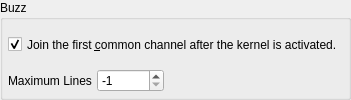
            <widget class="QGroupBox" name="groupBox">
             <property name="title">
              <string>Buzz</string>
             </property>
             <layout class="QVBoxLayout" name="verticalLayout_2">
              <property name="spacing">
               <number>5</number>
              </property>
              <property name="leftMargin">
               <number>5</number>
              </property>
              <property name="topMargin">
               <number>5</number>
              </property>
              <property name="rightMargin">
               <number>5</number>
              </property>
              <property name="bottomMargin">
               <number>5</number>
              </property>
              <item>
               <widget class="QCheckBox" name="buzzAutoJoin">
                <property name="sizePolicy">
                 <sizepolicy hsizetype="Minimum" vsizetype="Preferred">
                  <horstretch>0</horstretch>
                  <verstretch>0</verstretch>
                 </sizepolicy>
                </property>
                <property name="text">
                 <string>Join the first &amp;common channel after the kernel is activated.</string>
                </property>
                <property name="checked">
                 <bool>true</bool>
                </property>
               </widget>
              </item>
              <item>
               <layout class="QHBoxLayout" name="horizontalLayout_17">
                <item>
                 <widget class="QLabel" name="label_30">
                  <property name="text">
                   <string>Maximum Lines</string>
                  </property>
                 </widget>
                </item>
                <item>
                 <widget class="QSpinBox" name="buzz_maximum_lines">
                  <property name="minimum">
                   <number>-1</number>
                  </property>
                  <property name="maximum">
                   <number>999999999</number>
                  </property>
                  <property name="value">
                   <number>-1</number>
                  </property>
                 </widget>
                </item>
                <item>
                 <spacer name="horizontalSpacer_8">
                  <property name="orientation">
                   <enum>Qt::Horizontal</enum>
                  </property>
                  <property name="sizeHint" stdset="0">
                   <size>
                    <width>40</width>
                    <height>20</height>
                   </size>
                  </property>
                 </spacer>
                </item>
               </layout>
              </item>
             </layout>
            </widget>
